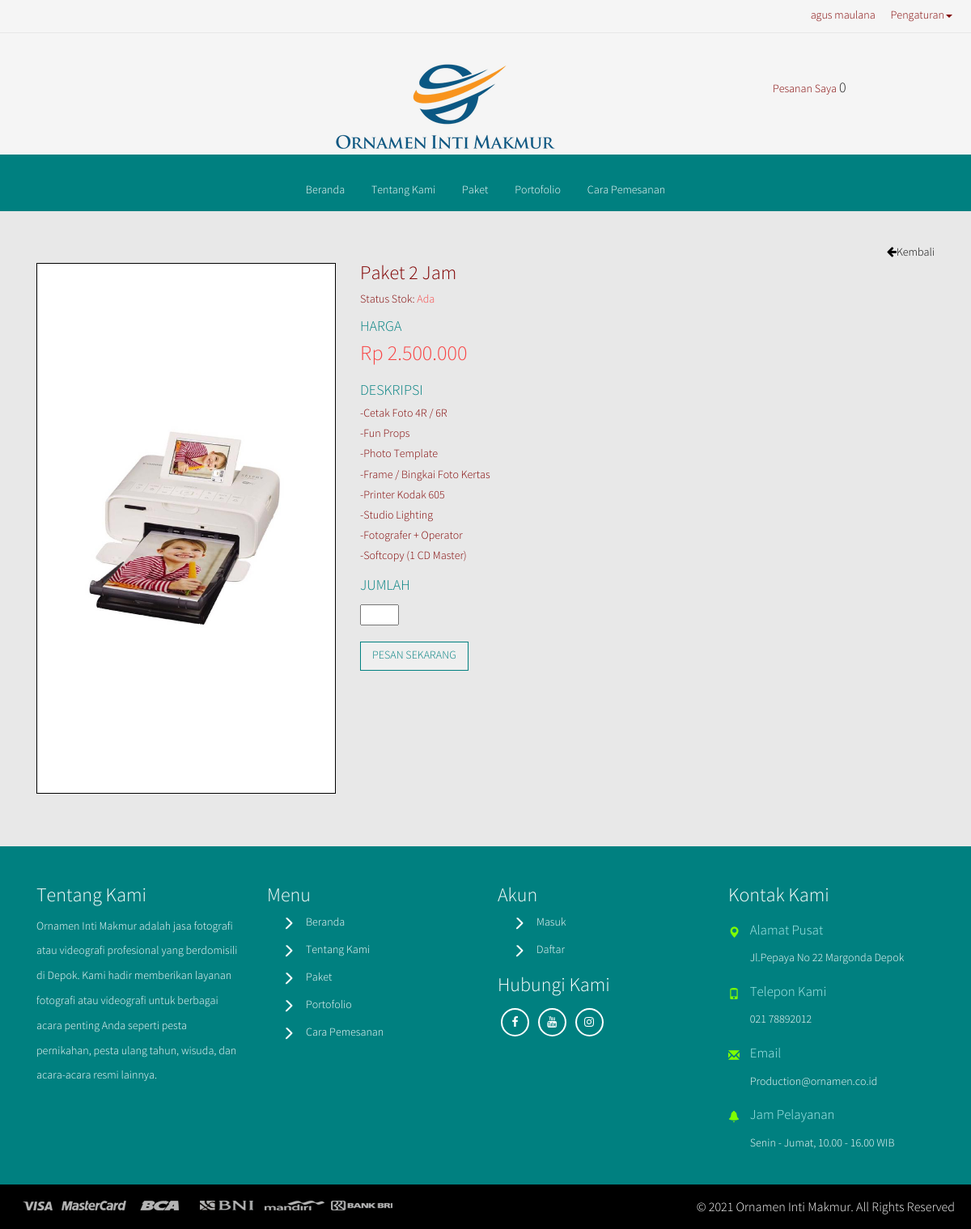
/index.php?p=single&id=0008 (signed in), run on the app's committed database.
### tables this page shows
CREATE TABLE `members` (
  `member_id` int(10) NOT NULL,
  `fullname` varchar(100) NOT NULL,
  `gender` varchar(10) NOT NULL,
  `address` text NOT NULL,
  `city` varchar(80) NOT NULL,
  `state` varchar(60) NOT NULL,
  `zip_code` varchar(10) NOT NULL,
  `phone` varchar(18) NOT NULL,
  `email` varchar(50) NOT NULL,
  `password` varchar(100) NOT NULL,
  `reg_date` date NOT NULL
);

CREATE TABLE `items` (
  `item_id` varchar(11) NOT NULL,
  `item_name` varchar(100) NOT NULL,
  `cat_id` int(11) NOT NULL,
  `scat_id` int(11) NOT NULL,
  `brd_id` int(11) NOT NULL,
  `size` varchar(30) NOT NULL,
  `clr_id` varchar(11) NOT NULL,
  `bgimg` varchar(50) NOT NULL,
  `image` varchar(100) NOT NULL,
  `detail` text NOT NULL,
  `material_care` mediumtext NOT NULL,
  `price` varchar(11) NOT NULL,
  `discount` varchar(11) NOT NULL,
  `stock` int(11) NOT NULL,
  `available` varchar(10) NOT NULL,
  `creation_date` date NOT NULL DEFAULT '0000-00-00'
);

### inc/main.php (called while the page is built, shortened)
<?php
if(@$_GET){
	switch($_GET['p']){
		case "single";
			include "page/single.php";
		break;
	}
}else{
	include "page/home.php";
}
?>

### page/single.php (the view, shortened to what this page needs)
<div class="product-detail">
	<div class="container">
		<div class="col-lg-12">
			<?php
			$id = $_GET['id'];
			$query = mysqli_query($conn, "SELECT * FROM items WHERE item_id = '" . $id . "'");
			$data = mysqli_fetch_array($query);
			?>
			<div class="back-right"><a href="../index.php"><i class="fa fa-arrow-left"></i>Kembali</a></div>
			<div class="col-md-4 single-left">
				<div class="flexslider">
					<ul class="slides">
						<?php
						$temp = explode(',', $data['image']);
						for ($i = 0; $i < count($temp); $i++) {
							echo '<li data-thumb="../miiadmin/img/' . trim($temp[$i]) . '"><div class="thumb-image"><img src="../admin/img/' . trim($temp[$i]) . '"
							class="img-responsive" /></div></li>';
						}
						?>
					</ul>
				</div>
			</div>
			<div class="col-md-8 single-right">
				<form action="../index.php?p=single&id=<?php echo $_GET['id']; ?>" method="POST">
					<label>
						<h3><?php echo $data['item_name']; ?></h3>
					</label>
					<p class="availability">Status Stok: <span class="color"><?php echo $data['available']; ?></span></p>
					<div class="price_single">
						<?php
						if ($data['discount'] == "0") {
							echo '<h4>Harga</h4>';
							echo '<span class="actual">Rp ' . number_format($data['price'], 0, ".", ".") . '</span>';
						}
						?>
					</div>
					<div class="detail">
						<h4>Deskripsi</h4>
						<p><?php echo nl2br($data['material_care']); ?></p>
					</div>
					<div class="qty">
						<h4>Jumlah</h4>
						<div class="number"><input type="number" name="qty" min="0" max="<?php echo $data['stock']; ?>"></div>
					</div>
					<input type="submit" name="cart" value="Pesan sekarang" class="btn-checkout-2">
				</form>
			</div>
			<div class="clearfix"></div>
		</div>
	</div>
</div>

### inc/header-navigation.php (shortened to what this page needs)
<header class="page-header-one">
	<div class="container-fluid">
		<div class="top-right text-center">
			<ul>
				<?php
				if(empty($_SESSION['email']) && empty($_COOKIE['email'])){
				?>
				<li><a href="../index.php?p=login">Masuk</a></li>
				<li><a href="../index.php?p=register">Daftar</a></li>
				<?php
				}else{
					if(isset($_SESSION['email'])){
						$member = $_SESSION['member_id'];
						$queryname = mysqli_query($conn, "SELECT * FROM members WHERE member_id = '".$member."'");
						$name = mysqli_fetch_array($queryname);
						echo '<li>'.$name['fullname'].'</li>';
					}else{
						$member = $_COOKIE['member_id'];
						$queryname = mysqli_query($conn, "SELECT * FROM members WHERE member_id = '".$member."'");
						$name = mysqli_fetch_array($queryname);
						echo '<li>'.$name['fullname'].'</li>';
					}
				?>
				<li class="dropdown">
					<a class="dropdown-toggle" data-toggle="dropdown">Pengaturan<span class="caret"></span></a>
				</li>
				<?php } ?>
			</ul>
		</div>
	</div>
</header>
<header class="page-header-two">
	<div class="container-fluid text-center">
		<div class="col-md-4 top-header-left">
		</div>
		<div class="col-md-4 top-header-middle">
			<img class="logo-header" src="../logo/ornamen1.png" />
		</div>
		<div class="col-md-4 top-header-right">
			<a href="../index.php?p=pesanan">
			<span class=" ">Pesanan Saya</span>
			<h4 class="items">
			<?php
				if(isset($_SESSION['cart'])) {
					echo count($_SESSION['cart']) ;
				}else{
					echo '0';
				}
			?>
			</h4>
			</a>
		</div>
	</div>
</header>
<nav class="top-nav navbar navbar-inverse" role="navigation">
	<div class="container-fluid">
		<div class="navbar-collapse collapse">
			<ul class="nav navbar-nav top-nav-info">
				<li><a href="../index.php">Beranda</a></li>
				<li><a href="../index.php?p=tentangkami">Tentang Kami</a></li>
				<li><a href="../index.php?p=paket">Paket</a></li>
				<li><a href="../index.php?p=portofolio">Portofolio</a></li>
				<li><a href="../index.php?p=carapemesanan">Cara Pemesanan</a></li>
					</ul>
		</div>
	</div>
</nav>

### assets/css/miistore.css (style rules this page uses)
body { font-weight: normal; padding: 0; color: #800000; background-color: #E8E8E8; font-family: 'Source Sans Pro Light', sans-serif; }
h1, h2, h3, h4, h5, h6, p { font-family: 'Source Sans Pro Light', sans-serif; }
a { color: #800000; }
.page-header-one { min-height: 40px; background: #f5f5f5; border-bottom: 1px solid #E7E7E7; }
.top-nav { margin-bottom: 0; }
.top-right { float: right; }
.top-right ul li { display: inline-block; margin-top: 10px; padding: 0 8px; }
.top-right ul li a { text-decoration: none; color: #800000; }
.top-right ul li a.dropdown-toggle { cursor: pointer; }
.top-header-left, .top-header-right { width: 33.3%; }
.top-header-middle { text-align: center; margin-top: 30px; }
.top-header-right { text-align: center; margin-top: 50px; }
.top-header-right h4 { display: inline-block; color: #1F1F1F; }
.page-header-two { margin-top: 0; margin-bottom: 0; padding-top: 10px; height: 150px; background: #f5f5f5; border-bottom: 0; }
.logo-header { display: block; margin: 0 auto; }
@media (min-width: 768px) and (max-width: 1500px) { .page-header-two { padding-top: 0; height: 150px; clear: both; } }
@media (min-width: 768px) and (max-width: 1500px) { .logo-header { display: block; margin: 0 auto; left: 50px; right: auto; transform: translate(-50px, 0); } }
@media (min-width: 768px) and (max-width: 1500px) { .top-header-right { position: absolute; top: 40px; right: 0; } }
ul.top-nav-info { float: none; text-align: center; }
.navbar { border-radius: 0; }
.navbar-inverse { background-color: #008080; border: 0; }
.navbar-inverse .navbar-nav > li > a { color: #FFF; }
@media (min-width: 768px) { .navbar { text-align: center; margin-bottom: 0; } }
@media (min-width: 768px) { .navbar .navbar-nav { float: none; display: inline-block; clear: none; } }
@media (min-width: 768px) { .navbar .navbar-nav > li { float: none; display: inline-block; } }
@media (min-width: 768px) { .collapse.navbar-collapse { float: none; display: inline-block !important; width: auto; clear: none; } }
.product-detail { padding-top: 3em; padding-bottom: 0; }
.product-detail .back-right { text-align: right; margin-bottom: 2px; }
.product-detail .back-right a { color: #000; }
.single-left { padding: 0; }
.single-right { padding: 0 30px; }
.single-right label { margin-top: 0; margin-bottom: 0; }
.single-right label h3 { margin-top: 0; }
span.color { color: #f84545; font-weight: 500; }
.single-right .price_single { margin: 1em 0 1.2em; }
.price_single span.actual { color: #f84545; margin-right: 2%; font-size: 26px; }
.price_single h4, .single-right .detail h4, .single-right .product-colors h4, .single-right .product-size h4, .single-right .qty h4 { color: #008080; text-transform: uppercase; margin-top: 5px; margin-bottom: 5px; }
.single-right .detail p { line-height: 1.8em; margin-bottom: 0; }
.single-right .product-colors, .single-right .product-size, .single-right .qty { margin-top: 1em; }
.number input[type="number"] { margin-top: 8px; width: 48px; padding-left: 10px; }
.btn-checkout-2 { border: 1px solid; color: #008080; padding: .5em 1em; text-transform: uppercase; position: relative; top: 20px; }

### assets/css/flexslider.css (style rules this page uses)
.slides, .slides > li, .flex-control-nav, .flex-direction-nav { margin: 0; padding: 0; list-style: none; }
.flexslider { margin: 0; padding: 0; }
.flexslider .slides > li { display: none; -webkit-backface-visibility: hidden; }
.flexslider .slides img { width: 100%; display: block; }
.flexslider .slides:after { content: "\0020"; display: block; clear: both; visibility: hidden; line-height: 0; height: 0; }
.flexslider { margin: 0 0 60px; background: #E8E8E8; border: 0; position: relative; zoom: 1; -webkit-border-radius: 4px; -moz-border-radius: 4px; border-radius: 4px; -webkit-box-shadow: '' 0 1px 4px rgba(0, 0, 0, 0.2); -moz-box-shadow: '' 0 1px 4px rgba(0, 0, 0, 0.2); -o-box-shadow: '' 0 1px 4px rgba(0, 0, 0, 0.2); box-shadow: '' 0 1px 4px rgba(0, 0, 0, 0.2); }
.flexslider .slides { zoom: 1; }
.flexslider .slides img { height: auto; }

### data on the page
members: fullname "agus maulana"
items: image (picture), item_name "Paket 2 Jam", available "Ada", price "2.500.000", material_care "-Cetak Foto 4R / 6R -Fun Props -Photo Template -Frame / Bingkai Foto Kertas -Printer Kodak 605 -Studio Lighting -Fotografer + Operator -Softcopy (1 CD Master)"
